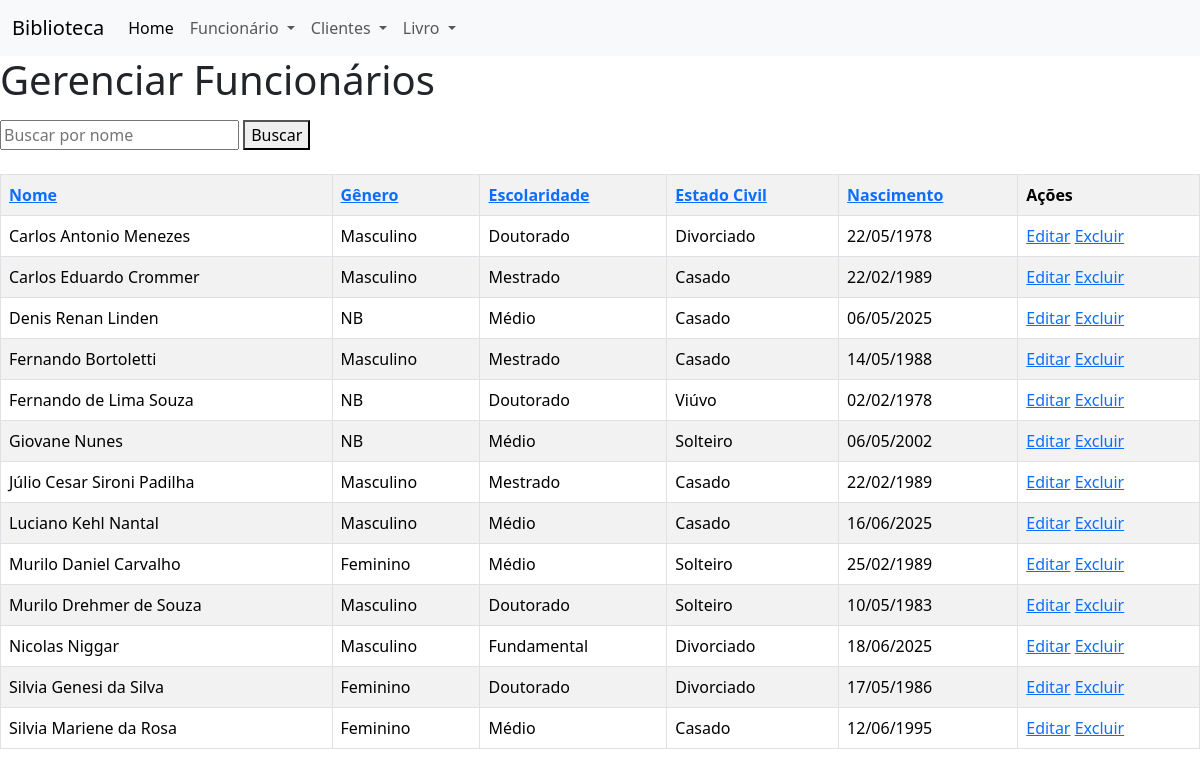
/funcionarios/ordenar/nome/?busca=, run on the app's committed database.
### academico/models.py (models this page shows, shortened)
class Funcionario(models.Model):
    nome = models.CharField(max_length=100)
    data_nascimento = models.DateField()
    cpf = models.CharField(max_length=14, unique=True)
    genero = models.CharField(max_length=3, choices=GENERO_CHOICES_HUMAN)
    estado_civil = models.CharField(
        max_length=30, choices=ESTADO_CIVIL_CHOICES)
    escolaridade = models.CharField(
        max_length=50, choices=ESCOLARIDADE_CHOICES)
    ativo = models.BooleanField(default=True)

### academico/views.py (the view)
# urls.py: path('funcionarios/ordenar/<campo>/', views.ordenar_funcionarios, name='ordenar_funcionarios'),
def ordenar_funcionarios(request, campo):
    campo_ordenacao = ORDENACAO_FUNCIONARIOS_LOOKUP.get(campo)
    busca = request.GET.get('busca', '')
    funcionarios = Funcionario.objects.filter(ativo=True)
    if busca:
        funcionarios = funcionarios.filter(nome__icontains=busca)
    funcionarios = funcionarios.order_by(campo_ordenacao)
    dados = {
        'funcionarios': funcionarios,
        'ativos': True,
        'query': busca,
    }
    return render(request, 'academico/lista_funcionarios.html', dados)

### academico/templates/academico/lista_funcionarios.html (shortened to what this page needs)
{% extends 'academico/base.html' %}
{% block content %}
{% if ativos %}
<h1>Gerenciar Funcionários</h1>
{% else %}
<h1>Gerenciar Funcionários Inativos</h1>
{% endif %}
<p>
<form method="get">
    <input type="text" name="busca" placeholder="Buscar por nome" value="{{ query|default:'' }}">
    <button type="submit">Buscar</button>
</form>
</p>
<table class="table table-bordered table-striped table-hover mt-4">
    <tr>
        {% if ativos %}
        <th><a href="{% url 'ordenar_funcionarios' 'nome' %}?busca={{ query }}">Nome</a></th>
        <th><a href="{% url 'ordenar_funcionarios' 'genero' %}?busca={{ query }}">Gênero</a></th>
        <th><a href="{% url 'ordenar_funcionarios' 'escolaridade' %}?busca={{ query }}">Escolaridade</a></th>
        <th><a href="{% url 'ordenar_funcionarios' 'estado_civil' %}?busca={{ query }}">Estado Civil</a></th>
        <th><a href="{% url 'ordenar_funcionarios' 'data_nascimento' %}?busca={{ query }}">Nascimento</a></th>
        <th>Ações</th>
        {% endif %}
    </tr>
    {% for funcionario in funcionarios %}
    <tr>
        <td>{{ funcionario.nome }}</td>
        <td>{{ funcionario.get_genero_display }}</td>
        <td>{{ funcionario.get_escolaridade_display }}</td>
        <td>{{ funcionario.get_estado_civil_display }}</td>
        <td>{{ funcionario.data_nascimento|date:"d/m/Y" }}</td>
        <td>
            {% if ativos %}
            <a href="{% url 'editar_funcionario' funcionario.id %}">Editar</a>
            <a href="{% url 'excluir_funcionario' funcionario.id %}">Excluir</a>
            {% else %}
            <a href="{% url 'ativar_funcionario' funcionario.id %}">Ativar</a>
            {% endif %}
        </td>
    </tr>
    {% endfor %}
</table>
{% endblock %}

### data on the page
Funcionario: nome "Carlos Antonio Menezes", genero "Masculino", escolaridade "Doutorado", estado_civil "Divorciado", data_nascimento "22/05/1978"
Funcionario: nome "Carlos Eduardo Crommer", genero "Masculino", escolaridade "Mestrado", estado_civil "Casado", data_nascimento "22/02/1989"
Funcionario: nome "Denis Renan Linden", genero "NB", escolaridade "Médio", estado_civil "Casado", data_nascimento "06/05/2025"
Funcionario: nome "Fernando Bortoletti", genero "Masculino", escolaridade "Mestrado", estado_civil "Casado", data_nascimento "14/05/1988"
Funcionario: nome "Fernando de Lima Souza", genero "NB", escolaridade "Doutorado", estado_civil "Viúvo", data_nascimento "02/02/1978"
Funcionario: nome "Giovane Nunes", genero "NB", escolaridade "Médio", estado_civil "Solteiro", data_nascimento "06/05/2002"
Funcionario: nome "Júlio Cesar Sironi Padilha", genero "Masculino", escolaridade "Mestrado", estado_civil "Casado", data_nascimento "22/02/1989"
Funcionario: nome "Luciano Kehl Nantal", genero "Masculino", escolaridade "Médio", estado_civil "Casado", data_nascimento "16/06/2025"
Funcionario: nome "Murilo Daniel Carvalho", genero "Feminino", escolaridade "Médio", estado_civil "Solteiro", data_nascimento "25/02/1989"
Funcionario: nome "Murilo Drehmer de Souza", genero "Masculino", escolaridade "Doutorado", estado_civil "Solteiro", data_nascimento "10/05/1983"
Funcionario: nome "Nicolas Niggar", genero "Masculino", escolaridade "Fundamental", estado_civil "Divorciado", data_nascimento "18/06/2025"
Funcionario: nome "Silvia Genesi da Silva", genero "Feminino", escolaridade "Doutorado", estado_civil "Divorciado", data_nascimento "17/05/1986"
Funcionario: nome "Silvia Mariene da Rosa", genero "Feminino", escolaridade "Médio", estado_civil "Casado", data_nascimento "12/06/1995"
